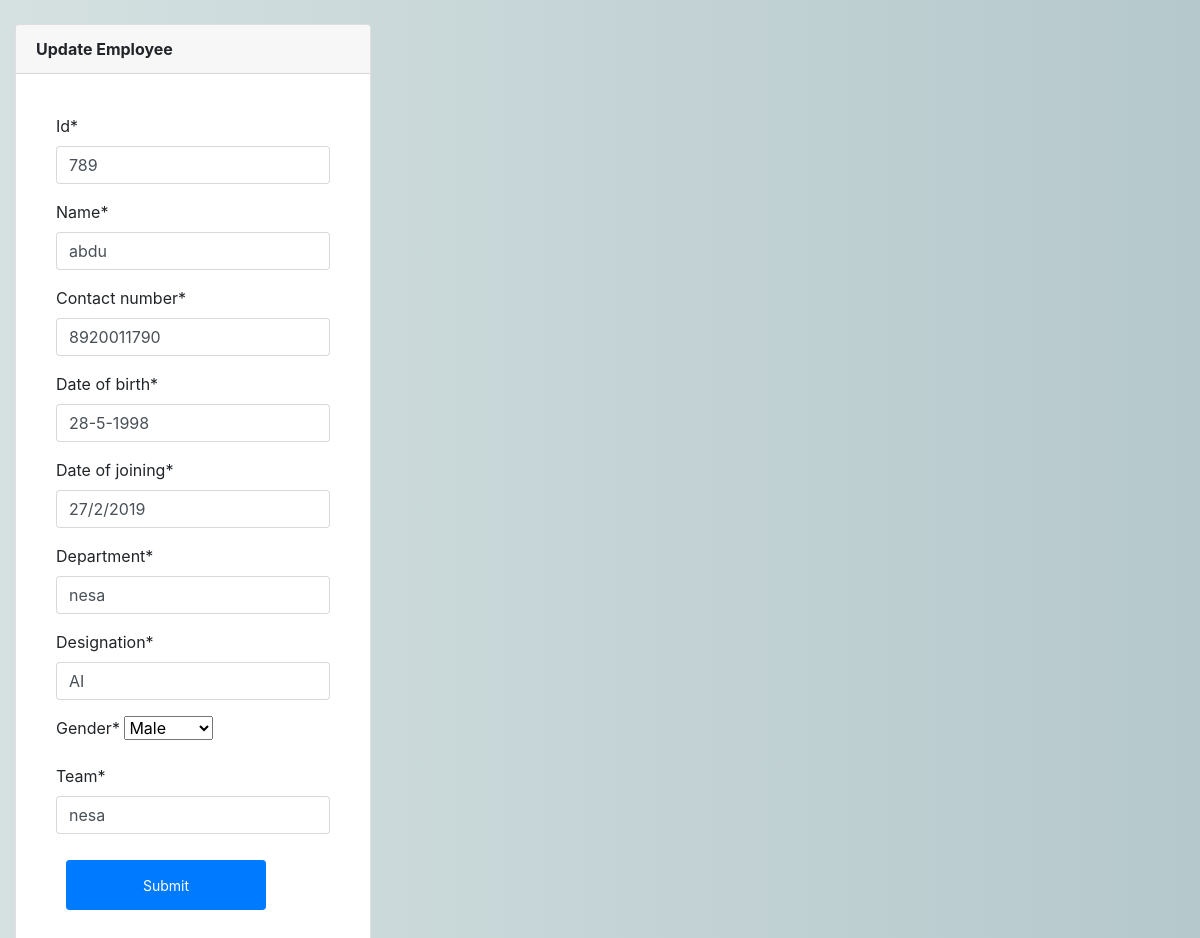
/employee_update/789/, run on the app's committed database.
### app/models.py (models this page shows, shortened)
class Employee(models.Model):
	user = models.OneToOneField(Login, on_delete=models.CASCADE, related_name='user')
	id = models.CharField(primary_key=True, max_length=10)
	name=models.CharField(max_length=50)
	contact_number = models.CharField(max_length=50)
	date_of_birth = models.CharField(max_length=50)
	date_of_joining = models.CharField(max_length=50)
	department = models.CharField(max_length=50)
	designation = models.CharField(max_length=50)
	gender = models.CharField(max_length=50, choices=sex_choice)
	team = models.CharField(max_length=50)

### app/views.py (the view)
# urls.py: path('employee_update/<int:id>/', views.employee_update, name='employee_update'),
def employee_update(request, id):
    n = Employee.objects.get(id=id)
    if request.method == 'POST':
        form = EmployeeForm(request.POST or None, instance=n)
        if form.is_valid():
            form.save()
            return redirect('employee_view')
    else:
        form = EmployeeForm(instance=n)
    return render(request, 'admintemp/user_update.html', {'form': form})

### app/forms.py (shortened to what this page needs)
class EmployeeForm(forms.ModelForm):
    class Meta:
        model=Employee
        fields='__all__'
        exclude=('user',)

### app/templates/admintemp/user_update.html (shortened to what this page needs)
{% extends 'base.html' %}
{% block content %}
{% load crispy_forms_filters %}
<div class="col-lg-8">
    <div class="card">
        <div class="card-header">
            <strong class="card-title">Update Employee</strong>
        </div>
        <div class="card-body">
            <div id="pay-invoice">
                <div class="card-body">
                    <form method="post">{% csrf_token%}
                        <div class="form-group">
                            {{form|crispy}}
                        </div>
                        <div class="form-actions form-group ">
                            <button type="submit" class="btn btn-primary btn-sm">Submit</button>
                        </div>
                    </form>
                </div>
            </div>
        </div>
    </div>
</div>
{% endblock %}

### app/static/css/main.css (style rules this page uses)
body { background-image: -moz-linear-gradient(0deg, #d5e1e1 0%, #b5c8cc 100%); background-image: -webkit-linear-gradient(0deg, #d5e1e1 0%, #b5c8cc 100%); background-image: -ms-linear-gradient(0deg, #d5e1e1 0%, #b5c8cc 100%); }

### data on the page
Employee: id "789", name "abdu", contact_number "8920011790", date_of_birth "28-5-1998", date_of_joining "27/2/2019", department "nesa", designation "AI", gender "Male", team "nesa"
